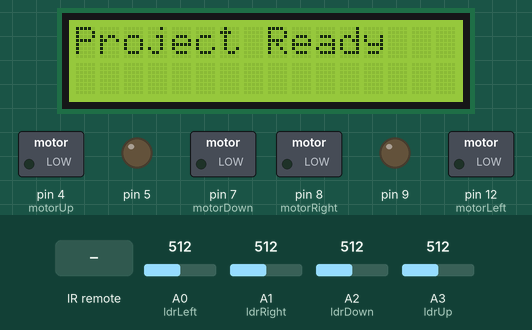
The sketch below on a simulated Arduino Uno, built with avr-gcc and run on an emulated ATmega328P. Shown: 16×2 character LCD, switched loads named in the sketch (green lamp = pin HIGH), output pins drawn as LEDs (lit = HIGH). The test bench sets the inputs (shaded band); at power-on: A0 (ldrLeft) = 512, A1 (ldrRight) = 512, A2 (ldrDown) = 512, A3 (ldrUp) = 512. What the sketch prints to the serial monitor is not drawn.

Above: at 2.2 s.
2.3 s: infrared code 0xA55AFF00 received
At 3.0 s:
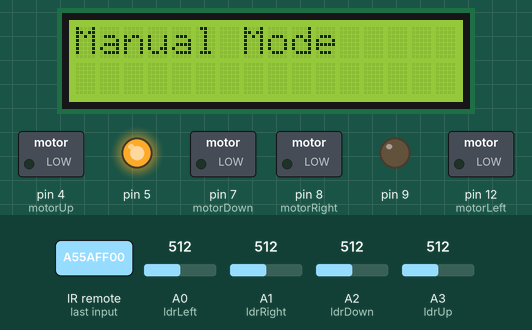
4.1 s: infrared code 0xF708FF00 received
At 4.27 s:
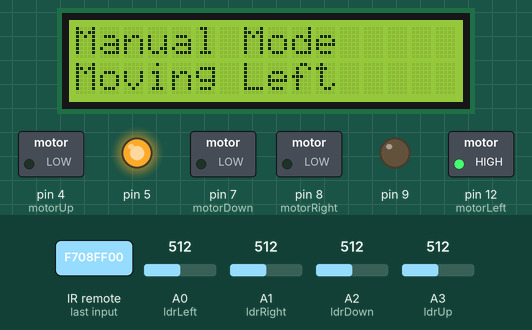
5.9 s: infrared code 0xE718FF00 received
At 6.07 s:
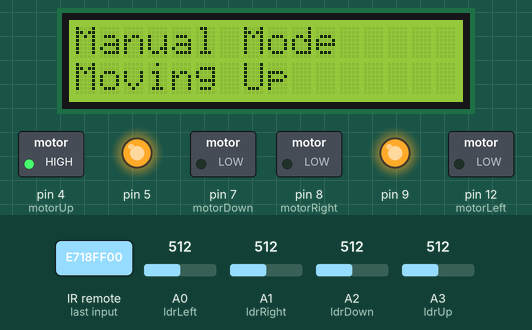
7.7 s: infrared code 0xAD52FF00 received
At 7.87 s:
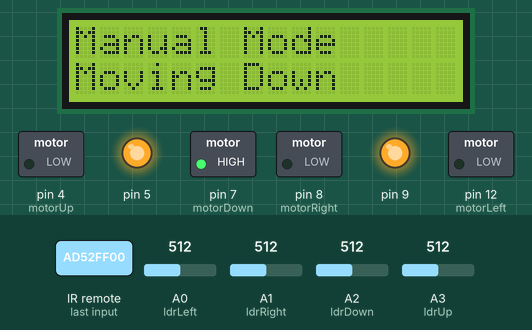
9.5 s: infrared code 0xE916FF00 received
At 10.8 s:
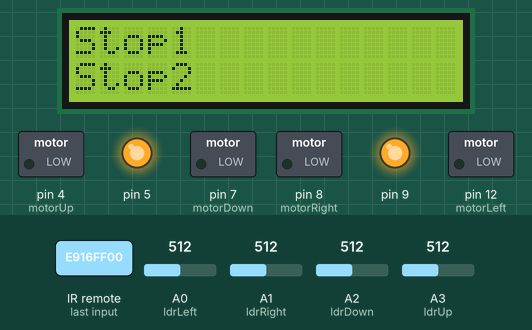
Timing chart, 0 to 12.5 s (numbered marks = the images above; inputs shaded):
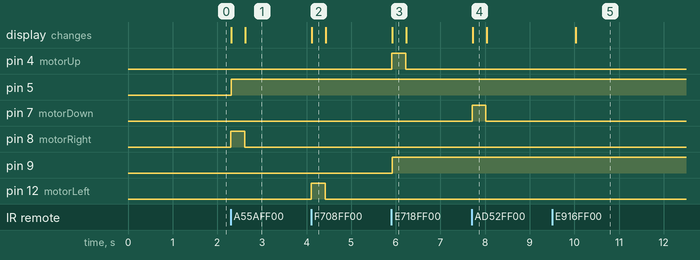

The sketch:

Solar_Tracker_Project.ino
```cpp
#include <IRremote.h>
#include <LiquidCrystal_I2C.h>
#include <Wire.h>

#define motor1_Speed 9
#define motor2_Speed 5
#define motorUp 4
#define motorDown 7
#define motorRight 8
#define motorLeft 12
#define ldrUp A3
#define ldrDown A2
#define ldrRight A1
#define ldrLeft A0
#define IR_REC_PIN 2
#define Right_button 0XA55AFF00 // RIGHT // right
#define Left_button  0XF708FF00  //LEFT //left
#define Up_button    0XE718FF00   //UP // up
#define Down_button  0XAD52FF00  //DOWN // down
#define IR_button    0XF20DFF00 //# //Power
#define LDR_button   0XE916FF00  //disable motor*/

IRrecv receiver(IR_REC_PIN);
bool IR = true;
LiquidCrystal_I2C lcd(0x27, 16, 2);
bool Flag_R=0;
bool Flag_U=0;
void stopMotor(int motorPin1, int motorPin2) {
  digitalWrite(motorPin1, LOW);
  digitalWrite(motorPin2, LOW);
  if (motorPin1==motorRight || motorPin2==motorRight)Flag_R=0;
  else Flag_U=0;

}
void moveMotor(int motorPin1, int motorPin2, int speed, const char* message,int Diff,bool IR) {

  Serial.println(Diff);

  if(IR == true)
  {
  digitalWrite(motorPin1, HIGH);
  digitalWrite(motorPin2, LOW);
  lcd.print(message);
  analogWrite(speed, 255);
  delay(300);
   stopMotor(motorPin1,motorPin2);
  }
  else
  {

  digitalWrite(motorPin1, HIGH);
  digitalWrite(motorPin2, LOW);
  lcd.print(message);
  //Serial.print(Diff);
  //Serial.print("                        ");
  if (motorPin1==motorRight || motorPin2==motorRight){
  if  (Flag_R==1){//if 1 then motor is ON
  Diff= map(Diff,150,1023,180,255);
  Serial.print(Diff);
  analogWrite(speed, Diff);
  }
  else{
      analogWrite(speed, 255);
      Flag_R=1;
    }
  }
    else{
      if  (Flag_U==1){//if 1 then motor is ON
  Diff= map(Diff,150,1023,190,255);
  Serial.print(Diff);
  analogWrite(speed, Diff);
  }
  else{
      analogWrite(speed, 255);
      Flag_U=1;
    }

      }
    }
  }

void setup() {

  pinMode(IR_REC_PIN, INPUT);
  pinMode(motorUp, OUTPUT);
  pinMode(motorDown, OUTPUT);
  pinMode(motorRight, OUTPUT);
  pinMode(motorLeft, OUTPUT);
  Serial.begin(9600);
  receiver.enableIRIn();
  lcd.begin();
  lcd.backlight();
   lcd.clear();
  lcd.print("Project Ready");
  delay(1000);
}

void loop() {
  Serial.println(receiver.decodedIRData.decodedRawData, HEX);

 if (receiver.decode())
{
    if (receiver.decodedIRData.decodedRawData == IR_button)
    {
      stopMotor(motorRight, motorLeft);
      stopMotor(motorUp, motorDown);
      IR = true;
      Serial.println("IRTRUE");
      lcd.clear();
      lcd.print("Manual Mode");
    }

     else if (receiver.decodedIRData.decodedRawData == LDR_button) {
      IR = false;
      Serial.println("FALSE");

    }
   if(IR == true)
   {
   switch (receiver.decodedIRData.decodedRawData) {
        case Right_button:
         lcd.setCursor(0,1);
         moveMotor(motorRight, motorLeft, motor2_Speed, "Moving Right",255,IR);
         lcd.clear();
         lcd.print("Manual Mode");
          break;
        case Left_button:
         lcd.setCursor(0,1);
         moveMotor(motorLeft, motorRight, motor2_Speed, "Moving Left",255,IR);
         lcd.clear();
         lcd.print("Manual Mode");
          break;
        case Up_button:
          lcd.setCursor(0,1);
          moveMotor(motorUp, motorDown, motor1_Speed, "Moving Up",255,IR);
          lcd.clear();
         lcd.print("Manual Mode");
          break;
        case Down_button:
          lcd.setCursor(0,1);
          moveMotor(motorDown, motorUp, motor1_Speed, "Moving Down",255,IR);
          lcd.clear();
          lcd.print("Manual Mode");
          break;

         }
      }
   receiver.resume();
   delay(500);
   return;
 }

  if (IR==false) {
    Serial.println("LDR TRUE");

    int UP_ldrINPUT = analogRead(ldrUp);
    int DOWN_ldrINPUT = analogRead(ldrDown);
    int RIGHT_ldrINPUT = analogRead(ldrRight);
    int LEFT_ldrINPUT = analogRead(ldrLeft);
    int U_D_Difference = abs(UP_ldrINPUT - DOWN_ldrINPUT);
    int R_L_Difference = abs(RIGHT_ldrINPUT - LEFT_ldrINPUT);
   lcd.clear();

  if (U_D_Difference >= 170) {

      if (UP_ldrINPUT > DOWN_ldrINPUT) {
        moveMotor(motorUp, motorDown, motor1_Speed, "Moving Up",U_D_Difference,IR);
      } else if(UP_ldrINPUT < DOWN_ldrINPUT) {
        moveMotor(motorDown, motorUp, motor1_Speed, "Moving Down",U_D_Difference,IR);
      }

    } else  {
      stopMotor(motorUp, motorDown);

      lcd.print("Stop1");

    }
    lcd.setCursor(0,1);
    if (R_L_Difference >= 100) {
      if (RIGHT_ldrINPUT > LEFT_ldrINPUT) {
        moveMotor(motorRight, motorLeft, motor2_Speed, "Moving Right",R_L_Difference,IR);
      } else if(RIGHT_ldrINPUT < LEFT_ldrINPUT) {
        moveMotor(motorLeft, motorRight, motor2_Speed, "Moving Left",R_L_Difference,IR);
      }

    } else {
      stopMotor(motorRight, motorLeft);
      lcd.print("Stop2");
    }

  receiver.resume();
   delay(500);
    }
}
```

Measured:
- after the input at 2.3 s, pin 5: LOW → HIGH at once; pin 8 (motorRight): LOW → HIGH at once, → LOW 0.31 s later; the display: first changes at once (image 1 shows a later state)
- after the input at 4.1 s, pin 12 (motorLeft): LOW → HIGH at once, → LOW 0.31 s later; the display: changes at once (image 2)
- after the input at 5.9 s, pin 4 (motorUp): LOW → HIGH at once, → LOW 0.31 s later; pin 9: LOW → HIGH at once; the display: changes at once (image 3)
- after the input at 7.7 s, pin 7 (motorDown): LOW → HIGH at once, → LOW 0.31 s later; the display: changes at once (image 4)
- after the input at 9.5 s, the display: changes after 0.53 s (image 5)
